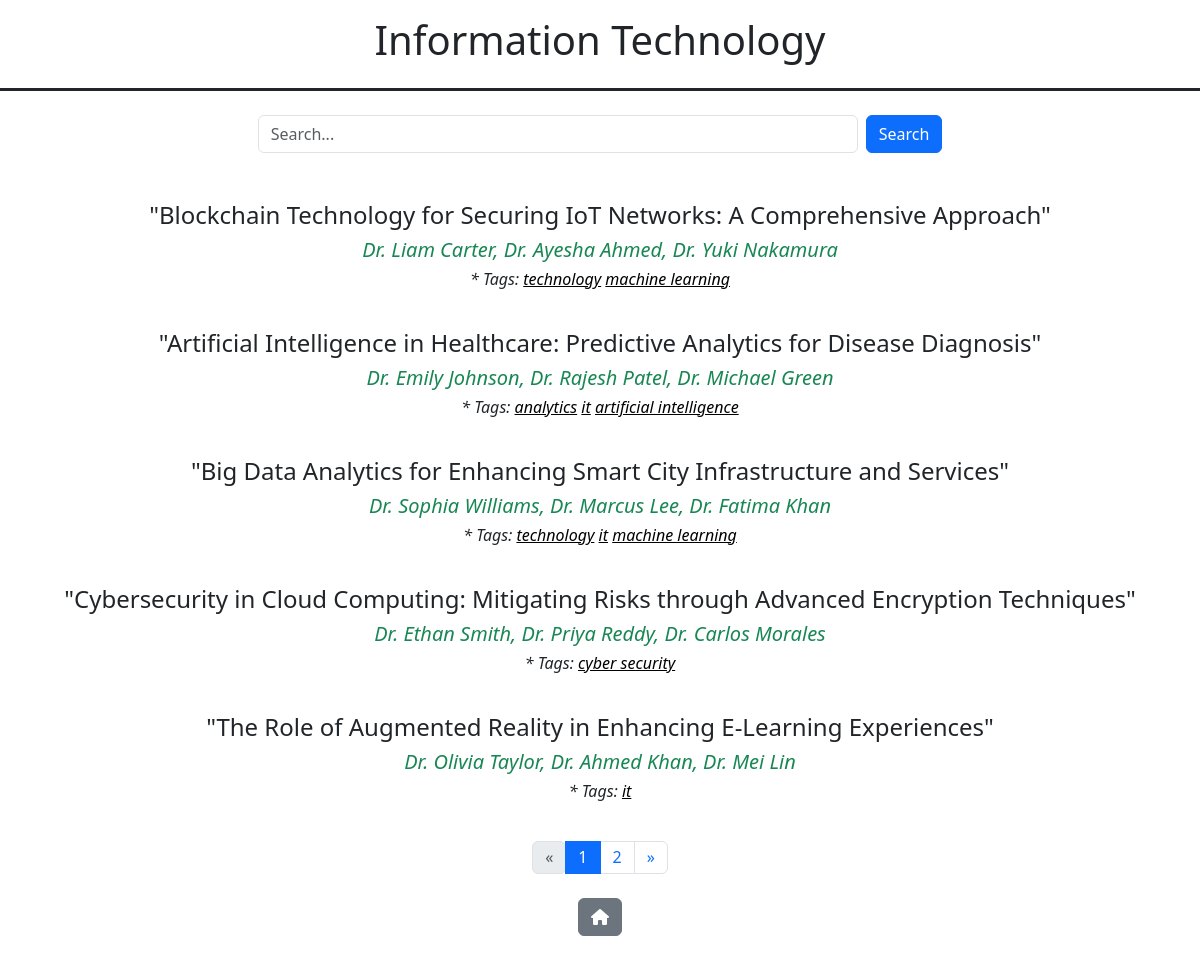
/it/, run on the app's committed database.
### thesis/models.py (models this page shows, shortened)
class itpapers(models.Model):
    Title = models.CharField(max_length=100)
    Authors = models.CharField(max_length=100)
    Abstract = models.TextField()
    tags = TaggableManager()

### thesis/views.py (the view)
# urls.py: path('it/', views.it, name="it"),
def it(request):
    query = request.GET.get('search')
    if query:
        papers = itpapers.objects.filter(
            Q(Title__icontains=query) | Q(Authors__icontains=query)
        )
    else:
        papers = itpapers.objects.all()
    paginator = Paginator(papers, 5)
    page_number = request.GET.get('page')
    papers = paginator.get_page(page_number)
    return render (request, "it.html", {"papers": papers})

### thesis/templates/it.html (shortened to what this page needs)
<!DOCTYPE html>
<html lang="en">
  <head>
    <link href="https://cdn.jsdelivr.net/npm/bootstrap@5.3.3/dist/css/bootstrap.min.css" rel="stylesheet">
    <link href="https://cdnjs.cloudflare.com/ajax/libs/font-awesome/6.0.0-beta3/css/all.min.css" rel="stylesheet">
</head>
  <body>
    <div class="border-bottom border-3 border-dark p-3 w-100">
      <h1><center>Information Technology</center></h1>
    </div>
    <form method="get" class="d-flex justify-content-center my-4">
        <input type="text" name="search" class="form-control w-50 me-2" placeholder="Search...">
        <button type="submit" class="btn btn-primary">Search</button>
      </form>
      <br>
    {% for y in papers %}
    <h4><center><a href="{% url 'itlist' y.id %}">{{ y.Title }}</center><h4>
    <h5 class="text-success"><center><i><a href="{% url 'itlist' y.id %}">{{ y.Authors }}</center><h5></i>
      <center>
        <p class='fs-6'>
          <i>* Tags:
            {% for tag in y.tags.all %}
              <class="tags-item">
                <span class="tags">{{ tag.name }}</span>
            {% endfor %}
          </i>
        </p>
      </center>
      <br>
    {% empty %}<br><br>
        <h3 class="text-center"><b>No result found!</h3><b>
        <div class="text-center mt-3"><br>
            <a href="{% url 'it' %}" class="btn btn-secondary">Back</a>
        </div>
    {% endfor %}
    {% if papers.has_other_pages %}
    <nav aria-label="Page navigation">
        <ul class="pagination justify-content-center">
          {% if papers.has_previous %}
            <li class="page-item">
              <a class="page-link" href="?page={{ papers.previous_page_number }}" aria-label="Previous">
                &laquo;
              </a>
            </li>
          {% else %}
            <li class="page-item disabled">
              <span class="page-link">&laquo;</span>
            </li>
          {% endif %}
          {% for num in papers.paginator.page_range %}
            <li class="page-item {% if num == papers.number %}active{% endif %}">
              <a class="page-link" href="?page={{ num }}">{{ num }}</a>
            </li>
          {% endfor %}
          {% if papers.has_next %}
            <li class="page-item">
              <a class="page-link" href="?page={{ papers.next_page_number }}" aria-label="Next">
                &raquo;
              </a>
            </li>
          {% else %}
            <li class="page-item disabled">
              <span class="page-link">&raquo;</span>
            </li>
          {% endif %}
        </ul>
      </nav>
    {% endif %}
    <div class="d-flex justify-content-center my-4">
        <a href="{% url 'home' %}" class="btn btn-secondary">
          <i class="fa-solid fa-house"></i>
        </a>
      </div>
</body>
</html>

### thesis/templates/it.html (style rules this page uses)
a { color: inherit; text-decoration: none; }
.tags { text-decoration: underline; color: black; }

### data on the page
itpapers: Title "\"Blockchain Technology for Securing IoT Networks: A Comprehensive Approach\"", Authors "Dr. Liam Carter, Dr. Ayesha Ahmed, Dr. Yuki Nakamura"
Tag: name "technology"
Tag: name "machine learning"
itpapers: Title "\"Artificial Intelligence in Healthcare: Predictive Analytics for Disease Diagnosis\"", Authors "Dr. Emily Johnson, Dr. Rajesh Patel, Dr. Michael Green"
Tag: name "analytics"
Tag: name "it"
Tag: name "artificial intelligence"
itpapers: Title "\"Big Data Analytics for Enhancing Smart City Infrastructure and Services\"", Authors "Dr. Sophia Williams, Dr. Marcus Lee, Dr. Fatima Khan"
itpapers: Title "\"Cybersecurity in Cloud Computing: Mitigating Risks through Advanced Encryption Techniques\"", Authors "Dr. Ethan Smith, Dr. Priya Reddy, Dr. Carlos Morales"
Tag: name "cyber security"
itpapers: Title "\"The Role of Augmented Reality in Enhancing E-Learning Experiences\"", Authors "Dr. Olivia Taylor, Dr. Ahmed Khan, Dr. Mei Lin"

### other printed values
{{ num }} "1" "2"
